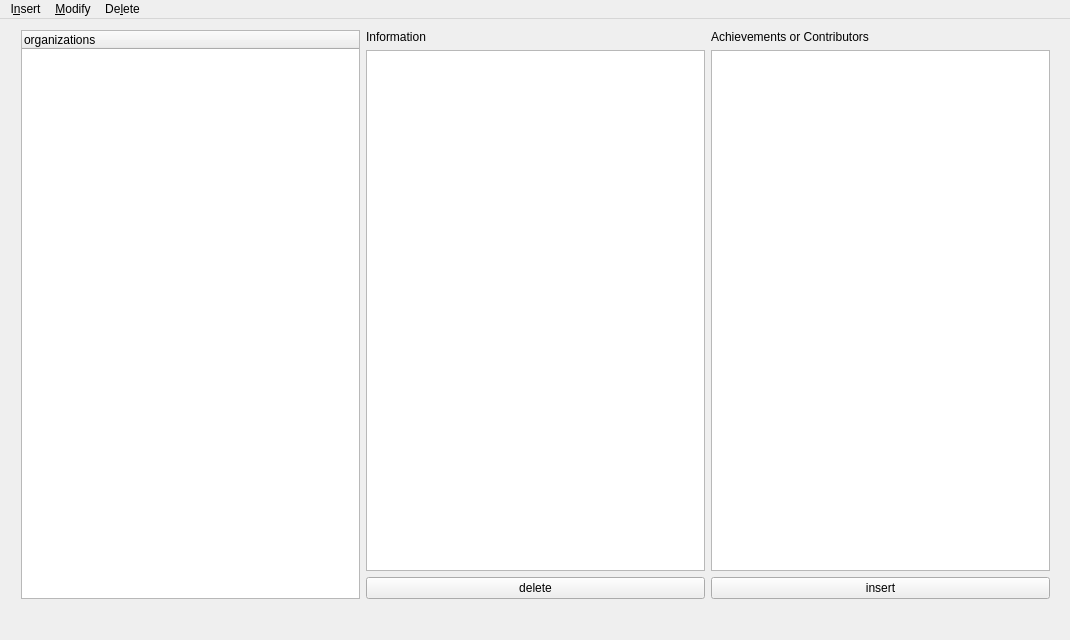
<?xml version="1.0" encoding="UTF-8"?>
<ui version="4.0">
 <class>MainWindow</class>
 <widget class="QMainWindow" name="MainWindow">
  <property name="geometry">
   <rect>
    <x>0</x>
    <y>0</y>
    <width>1070</width>
    <height>640</height>
   </rect>
  </property>
  <property name="windowTitle">
   <string>MainWindow</string>
  </property>
  <widget class="QWidget" name="centralWidget">
   <widget class="QWidget" name="">
    <property name="geometry">
     <rect>
      <x>10</x>
      <y>0</y>
      <width>1051</width>
      <height>591</height>
     </rect>
    </property>
    <layout class="QHBoxLayout" name="horizontalLayout">
     <item>
      <widget class="QTreeWidget" name="treeWidget">
       <column>
        <property name="text">
         <string>organizations</string>
        </property>
       </column>
      </widget>
     </item>
     <item>
      <layout class="QVBoxLayout" name="verticalLayout_2">
       <item>
        <widget class="QLabel" name="info_label">
         <property name="text">
          <string>Information</string>
         </property>
        </widget>
       </item>
       <item>
        <widget class="QListWidget" name="infoList"/>
       </item>
       <item>
        <widget class="QPushButton" name="deleteButton">
         <property name="text">
          <string>delete</string>
         </property>
        </widget>
       </item>
      </layout>
     </item>
     <item>
      <layout class="QVBoxLayout" name="verticalLayout">
       <item>
        <widget class="QLabel" name="childClass">
         <property name="text">
          <string>Achievements or Contributors</string>
         </property>
        </widget>
       </item>
       <item>
        <widget class="QListWidget" name="childList"/>
       </item>
       <item>
        <widget class="QPushButton" name="insertButton">
         <property name="text">
          <string>insert</string>
         </property>
        </widget>
       </item>
      </layout>
     </item>
    </layout>
   </widget>
  </widget>
  <widget class="QMenuBar" name="menuBar">
   <property name="geometry">
    <rect>
     <x>0</x>
     <y>0</y>
     <width>1070</width>
     <height>30</height>
    </rect>
   </property>
   <widget class="QMenu" name="menuModify">
    <property name="title">
     <string>&amp;Modify</string>
    </property>
    <addaction name="actionModify_organization"/>
    <addaction name="actionModify_achievement"/>
    <addaction name="actionModify_contributor"/>
   </widget>
   <widget class="QMenu" name="menuDelete">
    <property name="title">
     <string>De&amp;lete</string>
    </property>
    <addaction name="actionDelete_organization"/>
    <addaction name="actionDelete_achievement"/>
    <addaction name="actionDelete_contributor"/>
   </widget>
   <widget class="QMenu" name="menuInsert">
    <property name="title">
     <string>I&amp;nsert</string>
    </property>
    <addaction name="actionInsert_organization"/>
    <addaction name="actionInsert_achievement"/>
    <addaction name="actionInsert_contributor"/>
   </widget>
   <addaction name="menuInsert"/>
   <addaction name="menuModify"/>
   <addaction name="menuDelete"/>
  </widget>
  <action name="actionModify_organization">
   <property name="text">
    <string>&amp;Modify organization</string>
   </property>
  </action>
  <action name="actionModify_achievement">
   <property name="text">
    <string>M&amp;odify achievement</string>
   </property>
  </action>
  <action name="actionModify_contributor">
   <property name="text">
    <string>Modify &amp;contributor</string>
   </property>
  </action>
  <action name="actionDelete_organization">
   <property name="text">
    <string>&amp;Delete organization</string>
   </property>
  </action>
  <action name="actionDelete_achievement">
   <property name="text">
    <string>D&amp;elete achievement</string>
   </property>
  </action>
  <action name="actionDelete_contributor">
   <property name="text">
    <string>Delete &amp;contributor</string>
   </property>
  </action>
  <action name="actionInsert_organization">
   <property name="text">
    <string>&amp;Insert organization</string>
   </property>
  </action>
  <action name="actionInsert_achievement">
   <property name="text">
    <string>I&amp;nsert achievement</string>
   </property>
  </action>
  <action name="actionInsert_contributor">
   <property name="text">
    <string>Insert &amp;contributor</string>
   </property>
  </action>
 </widget>
 <layoutdefault spacing="6" margin="11"/>
 <resources/>
 <connections/>
</ui>
